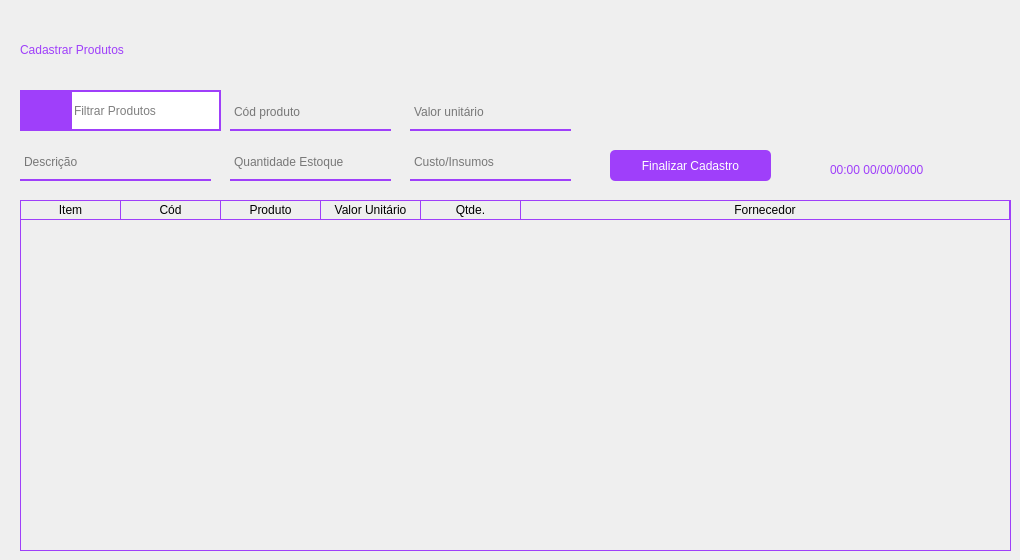
      <widget class="QWidget" name="pg_cadastar_produtos">
       <widget class="QLabel" name="lbl_titulo_cadastrar_produto">
        <property name="geometry">
         <rect>
          <x>20</x>
          <y>30</y>
          <width>241</width>
          <height>41</height>
         </rect>
        </property>
        <property name="styleSheet">
         <string notr="true">font: 16pt &quot;Montserrat&quot;;
color: #9f3ffa;
</string>
        </property>
        <property name="text">
         <string>Cadastrar Produtos</string>
        </property>
        <property name="textFormat">
         <enum>Qt::AutoText</enum>
        </property>
        <property name="wordWrap">
         <bool>false</bool>
        </property>
        <property name="textInteractionFlags">
         <set>Qt::TextBrowserInteraction</set>
        </property>
       </widget>
       <widget class="QTableWidget" name="tabela_cadastro">
        <property name="geometry">
         <rect>
          <x>20</x>
          <y>200</y>
          <width>991</width>
          <height>351</height>
         </rect>
        </property>
        <property name="styleSheet">
         <string notr="true">QTableWidget {
	gridline-color: #9f3ffa;;
	background-color: transparent;
	outline: 0;
	border: 1px solid #9f3ffa;
	border-top: 0px
	
}

QTableWidget::item:selected{
	background-color:#9f3ffa;;
}

QTableWidget::horizontalHeader {	
	background-color: #9f3ffa;
}

QHeaderView::section:horizontal
{
    border: 1px solid #9f3ffa;
	background-color: transparent;
	border-left: 0px;
	color: black;

}
</string>
        </property>
        <property name="frameShape">
         <enum>QFrame::Panel</enum>
        </property>
        <property name="frameShadow">
         <enum>QFrame::Sunken</enum>
        </property>
        <property name="editTriggers">
         <set>QAbstractItemView::SelectedClicked</set>
        </property>
        <property name="tabKeyNavigation">
         <bool>true</bool>
        </property>
        <property name="showDropIndicator" stdset="0">
         <bool>false</bool>
        </property>
        <property name="alternatingRowColors">
         <bool>false</bool>
        </property>
        <property name="selectionMode">
         <enum>QAbstractItemView::ExtendedSelection</enum>
        </property>
        <property name="gridStyle">
         <enum>Qt::SolidLine</enum>
        </property>
        <property name="sortingEnabled">
         <bool>true</bool>
        </property>
        <attribute name="horizontalHeaderCascadingSectionResizes">
         <bool>false</bool>
        </attribute>
        <attribute name="horizontalHeaderStretchLastSection">
         <bool>true</bool>
        </attribute>
        <attribute name="verticalHeaderVisible">
         <bool>false</bool>
        </attribute>
        <attribute name="verticalHeaderShowSortIndicator" stdset="0">
         <bool>false</bool>
        </attribute>
        <attribute name="verticalHeaderStretchLastSection">
         <bool>false</bool>
        </attribute>
        <column>
         <property name="text">
          <string>Item</string>
         </property>
        </column>
        <column>
         <property name="text">
          <string>Cód</string>
         </property>
        </column>
        <column>
         <property name="text">
          <string>Produto</string>
         </property>
        </column>
        <column>
         <property name="text">
          <string>Valor Unitário</string>
         </property>
        </column>
        <column>
         <property name="text">
          <string>Qtde.</string>
         </property>
        </column>
        <column>
         <property name="text">
          <string>Fornecedor</string>
         </property>
        </column>
       </widget>
       <widget class="QLineEdit" name="line_codigo_produto_cadastrar">
        <property name="geometry">
         <rect>
          <x>230</x>
          <y>100</y>
          <width>161</width>
          <height>31</height>
         </rect>
        </property>
        <property name="styleSheet">
         <string notr="true">background-color: rgba(0, 0 , 0, 0);
border: 2px solid rgba(0,0,0,0);
border-bottom-color: rgb(159, 63, 250);
color: rgb(0,0,0);
padding-bottom: 8px;
border-radius: 0px;
font: 10pt &quot;Montserrat&quot;;</string>
        </property>
        <property name="placeholderText">
         <string>Cód produto</string>
        </property>
        <property name="clearButtonEnabled">
         <bool>true</bool>
        </property>
       </widget>
       <widget class="QLineEdit" name="line_descricao_cadastrar">
        <property name="geometry">
         <rect>
          <x>410</x>
          <y>100</y>
          <width>161</width>
          <height>31</height>
         </rect>
        </property>
        <property name="styleSheet">
         <string notr="true">background-color: rgba(0, 0 , 0, 0);
border: 2px solid rgba(0,0,0,0);
border-bottom-color: rgb(159, 63, 250);
color: rgb(0,0,0);
padding-bottom: 8px;
border-radius: 0px;
font: 10pt &quot;Montserrat&quot;;</string>
        </property>
        <property name="placeholderText">
         <string>Valor unitário</string>
        </property>
        <property name="clearButtonEnabled">
         <bool>true</bool>
        </property>
       </widget>
       <widget class="QLineEdit" name="line_valor_cadastrar">
        <property name="geometry">
         <rect>
          <x>20</x>
          <y>150</y>
          <width>191</width>
          <height>31</height>
         </rect>
        </property>
        <property name="styleSheet">
         <string notr="true">background-color: rgba(0, 0 , 0, 0);
border: 2px solid rgba(0,0,0,0);
border-bottom-color: rgb(159, 63, 250);
color: rgb(0,0,0);
padding-bottom: 8px;
border-radius: 0px;
font: 10pt &quot;Montserrat&quot;;</string>
        </property>
        <property name="text">
         <string/>
        </property>
        <property name="placeholderText">
         <string>Descrição</string>
        </property>
        <property name="clearButtonEnabled">
         <bool>true</bool>
        </property>
       </widget>
       <widget class="QLineEdit" name="line_qtde_cadastrar">
        <property name="geometry">
         <rect>
          <x>230</x>
          <y>150</y>
          <width>161</width>
          <height>31</height>
         </rect>
        </property>
        <property name="styleSheet">
         <string notr="true">background-color: rgba(0, 0 , 0, 0);
border: 2px solid rgba(0,0,0,0);
border-bottom-color: rgb(159, 63, 250);
color: rgb(0,0,0);
padding-bottom: 8px;
border-radius: 0px;
font: 10pt &quot;Montserrat&quot;;</string>
        </property>
        <property name="placeholderText">
         <string>Quantidade Estoque</string>
        </property>
        <property name="clearButtonEnabled">
         <bool>true</bool>
        </property>
       </widget>
       <widget class="QLineEdit" name="line_fornecedor_cadastrar">
        <property name="geometry">
         <rect>
          <x>410</x>
          <y>150</y>
          <width>161</width>
          <height>31</height>
         </rect>
        </property>
        <property name="styleSheet">
         <string notr="true">background-color: rgba(0, 0 , 0, 0);
border: 2px solid rgba(0,0,0,0);
border-bottom-color: rgb(159, 63, 250);
color: rgb(0,0,0);
padding-bottom: 8px;
border-radius: 0px;
font: 10pt &quot;Montserrat&quot;;</string>
        </property>
        <property name="placeholderText">
         <string>Custo/Insumos</string>
        </property>
        <property name="clearButtonEnabled">
         <bool>true</bool>
        </property>
       </widget>
       <widget class="QPushButton" name="btn_finalizar_cadastro">
        <property name="geometry">
         <rect>
          <x>610</x>
          <y>150</y>
          <width>161</width>
          <height>31</height>
         </rect>
        </property>
        <property name="styleSheet">
         <string notr="true">QPushButton {
border: 2px;
background-color: rgb(159, 63, 250);
color: white;
border-radius: 5px;
font: 10pt &quot;Montserrat&quot;;
outline: 0;
}

QPushButton:hover {
	background-color: rgb(197, 62, 255);
}
</string>
        </property>
        <property name="text">
         <string>Finalizar Cadastro</string>
        </property>
       </widget>
       <widget class="QPushButton" name="btn_pesquisar_cadastrar_produto">
        <property name="geometry">
         <rect>
          <x>20</x>
          <y>90</y>
          <width>51</width>
          <height>41</height>
         </rect>
        </property>
        <property name="styleSheet">
         <string notr="true">QPushButton {
border: 2px;
background-color: rgb(159, 63, 250);
color: white;

font: 10pt &quot;Montserrat&quot;;
outline: 0;
}

QPushButton:hover {
	background-color: rgb(197, 62, 255);
}
</string>
        </property>
        <property name="text">
         <string/>
        </property>
        <property name="icon">
         <iconset resource="../QRC/file_principal_rc.qrc">
          <normaloff>:/icones/lupa.png</normaloff>:/icones/lupa.png</iconset>
        </property>
        <property name="iconSize">
         <size>
          <width>25</width>
          <height>25</height>
         </size>
        </property>
       </widget>
       <widget class="QLineEdit" name="line_search_Bar_cadastrar_produto">
        <property name="geometry">
         <rect>
          <x>70</x>
          <y>90</y>
          <width>151</width>
          <height>41</height>
         </rect>
        </property>
        <property name="styleSheet">
         <string notr="true">border: 2px solid #9f3ffa;
font: 10pt &quot;Montserrat&quot;;</string>
        </property>
        <property name="cursorPosition">
         <number>0</number>
        </property>
        <property name="placeholderText">
         <string>Filtrar Produtos</string>
        </property>
        <property name="clearButtonEnabled">
         <bool>true</bool>
        </property>
       </widget>
       <widget class="QLabel" name="lbl_hora_data_cadastrar_produto">
        <property name="geometry">
         <rect>
          <x>830</x>
          <y>160</y>
          <width>181</width>
          <height>21</height>
         </rect>
        </property>
        <property name="styleSheet">
         <string notr="true">font: 13pt &quot;Montserrat&quot;;
color: #9f3ffa;
</string>
        </property>
        <property name="text">
         <string>00:00 00/00/0000</string>
        </property>
        <property name="textFormat">
         <enum>Qt::AutoText</enum>
        </property>
        <property name="wordWrap">
         <bool>false</bool>
        </property>
        <property name="textInteractionFlags">
         <set>Qt::LinksAccessibleByKeyboard|Qt::LinksAccessibleByMouse</set>
        </property>
       </widget>
      </widget>
